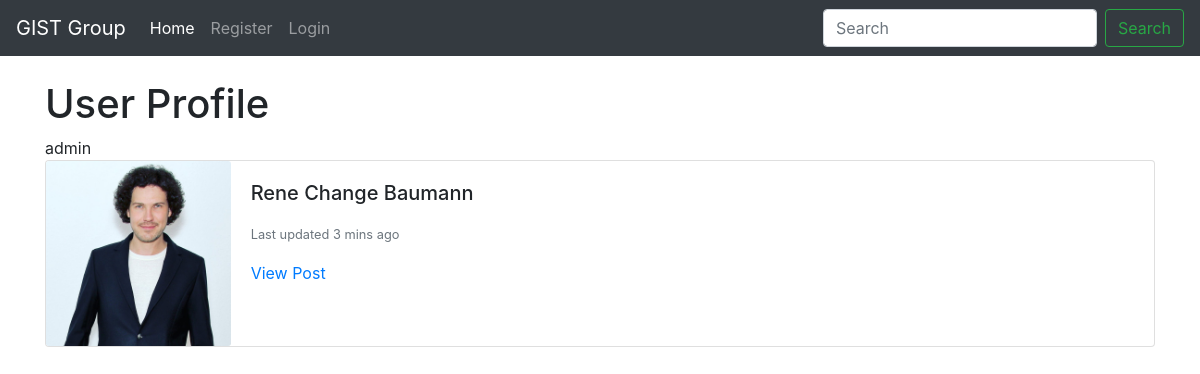
The page /members/1/profile/ on the database as committed earlier.
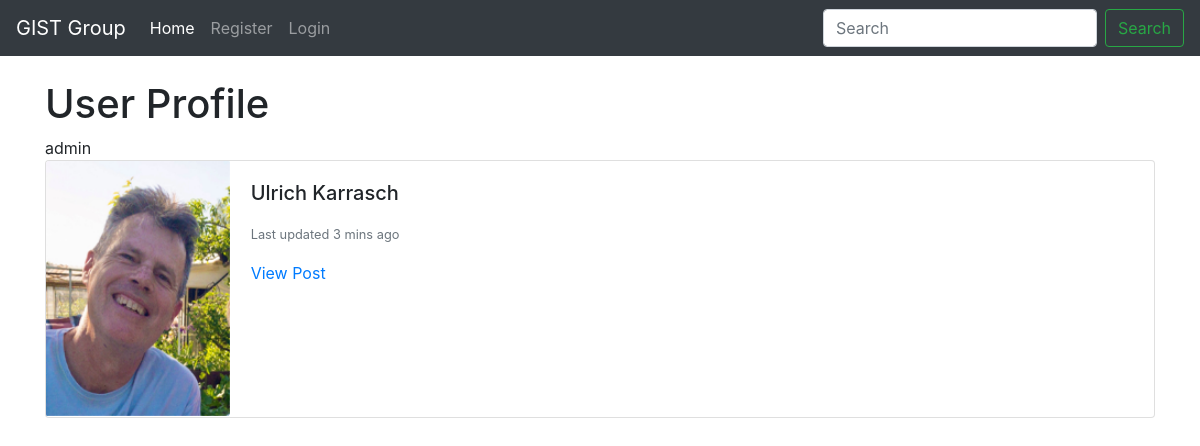
The same page on the database as committed later.
### blog/models.py (models this page shows)
class Profile(models.Model):
    user = models.OneToOneField(User, null=True, on_delete=models.CASCADE)  # One-to-one relationship with User model
    bio = models.TextField()  # Biography of the user
    profile_pic = models.ImageField(null=True, blank=True, upload_to="profile/images/")  # Profile picture
    socialmedia_url = models.CharField(max_length=200, blank=True, null=True)  # Social media URL
    def __str__(self):
        return str(self.user)  # String representation of the user profile

### members/views.py (the view)
# urls.py: path('<int:pk>/profile/', ProfilePageView.as_view(), name='profile_page'),  # Maps to ProfilePageView for displaying a specific user's profile, using user's primary key (pk)
class ProfilePageView(DetailView):
    model = Profile  # The model associated with this view
    template_name = 'registration/user_profile.html'  # Template to render the user profile
    def get_context_data(self, *args, **kwargs):
        context = super(ProfilePageView, self).get_context_data(*args, **kwargs)
        page_member = get_object_or_404(Profile, id=self.kwargs['pk'])  # Get specific profile based on the primary key
        context["page_member"] = page_member  # Add the specific profile to the context
        return context

### members/templates/registration/user_profile.html (shortened to what this page needs)
{% extends 'base.html' %}
{% load static %}
{% block content %}
<h1>User Profile</h1>
{{ page_member }}
<div class="card mb-3">
    <div class="row no-gutters">
      <div class="col-md-2">
        {% if page_member.profile_pic %}
        <img src="{{ page_member.profile_pic.url }}" class="card-img">
        {% else %}
        <img src="{% static 'blog/images/10015419.png' %}" class="card-img">
        {% endif %}
      </div>
      <div class="col-md-10">
        <div class="card-body">
          <h5 class="card-title">{{ page_member.user.first_name }} {{ page_member.user.last_name }}</h5>
          <p class="card-text"><small class="text-muted">Last updated 3 mins ago</small></p>
          {% if post.author.profile %}
          <a href="{% url 'profile_page' page_member.pk %}">Profile Page</a>
          {% else %}
          <a href="{% url 'post_detail' pk=post.pk %}">View Post</a>
          {% endif %}
        </div>
      </div>
    </div>
  </div>
{% endblock %}

Rows that differ between the two databases and show on the page:
changed Profile "admin": profile_pic: a different picture; user.first_name "Rene Change" → "Ulrich"; user.last_name "Baumann" → "Karrasch"
